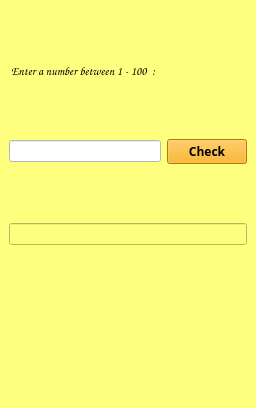
<?xml version="1.0" encoding="UTF-8"?>
<ui version="4.0">
 <class>MainWindow</class>
 <widget class="QMainWindow" name="MainWindow">
  <property name="geometry">
   <rect>
    <x>0</x>
    <y>0</y>
    <width>256</width>
    <height>408</height>
   </rect>
  </property>
  <property name="windowTitle">
   <string>Geussing</string>
  </property>
  <property name="styleSheet">
   <string notr="true">background-color: rgb(226, 226, 0);
background-color: rgb(255, 255, 127);</string>
  </property>
  <widget class="QWidget" name="centralwidget">
   <layout class="QGridLayout" name="gridLayout">
    <item row="0" column="0" colspan="3">
     <widget class="QLineEdit" name="txt_box">
      <property name="font">
       <font>
        <family>Comic Sans MS</family>
        <bold>true</bold>
       </font>
      </property>
      <property name="text">
       <string>Enter a number between 1 - 100  :</string>
      </property>
      <property name="frame">
       <bool>false</bool>
      </property>
      <property name="readOnly">
       <bool>true</bool>
      </property>
     </widget>
    </item>
    <item row="1" column="0" colspan="2">
     <widget class="QLineEdit" name="txtbox_1">
      <property name="styleSheet">
       <string notr="true">background-color: rgb(255, 255, 255);</string>
      </property>
     </widget>
    </item>
    <item row="1" column="2">
     <widget class="QPushButton" name="Button">
      <property name="font">
       <font>
        <family>Segoe Print</family>
        <bold>true</bold>
       </font>
      </property>
      <property name="styleSheet">
       <string notr="true">background-color: rgb(250, 170, 0);</string>
      </property>
      <property name="text">
       <string>Check</string>
      </property>
     </widget>
    </item>
    <item row="2" column="0" colspan="3">
     <widget class="QLineEdit" name="txtbox_2">
      <property name="readOnly">
       <bool>true</bool>
      </property>
     </widget>
    </item>
    <item row="3" column="0">
     <widget class="QLineEdit" name="txtbox_3">
      <property name="text">
       <string/>
      </property>
      <property name="frame">
       <bool>false</bool>
      </property>
      <property name="readOnly">
       <bool>true</bool>
      </property>
     </widget>
    </item>
    <item row="3" column="1" colspan="2">
     <widget class="QLineEdit" name="lineEdit">
      <property name="frame">
       <bool>false</bool>
      </property>
      <property name="readOnly">
       <bool>true</bool>
      </property>
     </widget>
    </item>
   </layout>
  </widget>
  <widget class="QMenuBar" name="menubar">
   <property name="geometry">
    <rect>
     <x>0</x>
     <y>0</y>
     <width>256</width>
     <height>22</height>
    </rect>
   </property>
  </widget>
  <widget class="QStatusBar" name="statusbar"/>
 </widget>
 <resources/>
 <connections/>
</ui>
